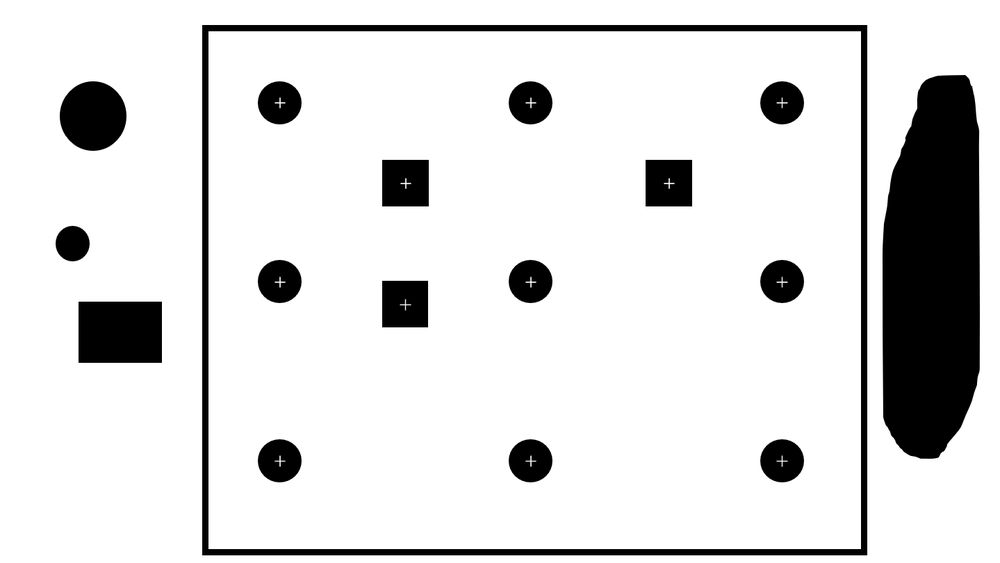
#> input picture BasedOnPython/OpenCV/AutoGetCenterCalibBoard/02.png, 1000 x 563 px, shrunk from 1439 x 810 before the run, found by its file name
$ python AutoGetCenterCalibBoard.py
#> lines starting #> are read from the running program, lines starting #| are printed output that depends on the picture; after the words box and inside, x2 and y2 are one past the last pixel; in counts of white or black regions, pixels touching at a corner belong together
import matplotlib.pyplot as plt
import numpy as np
import cv2 as cv

# 读取图像
#imgGray = cv.imread('.\\OpenCV\\CalibrationBoard.bmp', cv.IMREAD_GRAYSCALE)
imgGray = cv.imread('.\\OpenCV\\02.png', cv.IMREAD_GRAYSCALE)
#> imgGray is the input picture: shape (563, 1000); min 0, max 255, mean 220.7
#plt.imshow(imgGray, cmap ='gray')
#plt.show()

# 二值化图像
retval, imgThreshold = cv.threshold(imgGray, 128, 255, cv.THRESH_BINARY_INV | cv.THRESH_OTSU)
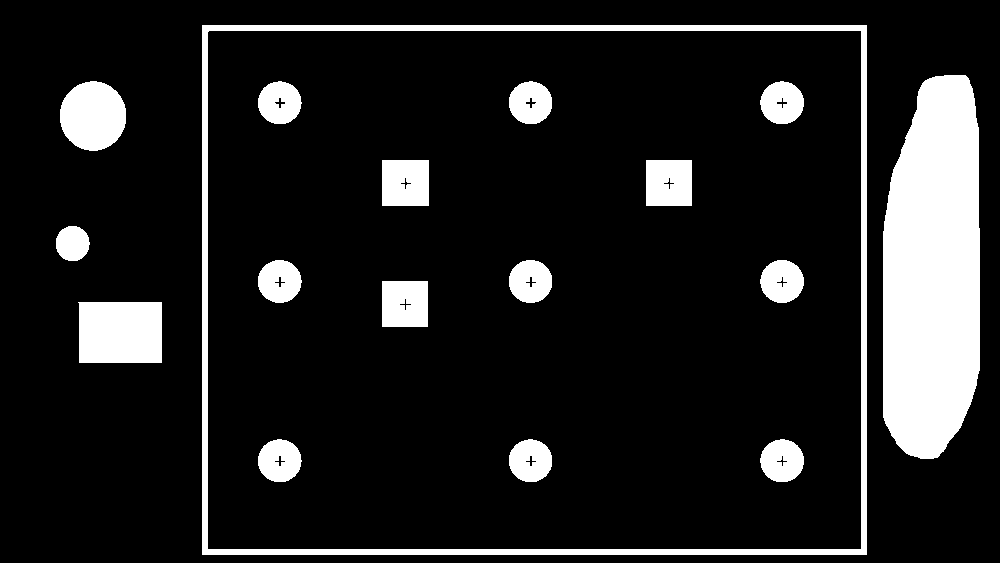
#> imgThreshold: shape (563, 1000); 13.3% white; 17 white regions
#> retval = 128
print(retval)
#| 128.0
#plt.imshow(imgThreshold, cmap ='gray')
#plt.show()

# 获取轮廓
'''
轮廓树中的每个值都包含一个四整数数组。在这种情况下，节点的向量标识中的每个部分都附加了一层特殊含义。
层次列表中的每个节点都由四个整数组成。每个数都代表在层次列表中与当前节点由特定关系的另一个节点。
而当前节点之间不存在这样的关系时，数组中的相印元素为-1

索引     含义
0        同级的下一条轮廓
1        同级的前一条轮廓
2        下级的第一个子节点
3        上级父节点

例如：
  0  1  2  3 索引
[ 1 -1 -1 -1]
[ 2  0 -1 -1]
[ 3  1 -1 -1]
'''
# 首先获取最外的轮廓
contours, hierarchy	= cv.findContours(imgThreshold, cv.RETR_EXTERNAL, cv.CHAIN_APPROX_SIMPLE)
#> contours = 5 contours; box (x1, y1, x2, y2) and area: (202, 25, 867, 555) 351256, (883, 75, 980, 459) 31486, (78, 302, 162, 363) 4920, (60, 81, 126, 151) 3536, (56, 226, 90, 261) 894
print(hierarchy)
#| [[[ 1 -1 -1 -1]
#|   [ 2  0 -1 -1]
#|   [ 3  1 -1 -1]
#|   [ 4  2 -1 -1]
#|   [-1  3 -1 -1]]]

# 面积必须大于图像尺寸的一半
imgArea = imgGray * 0.5
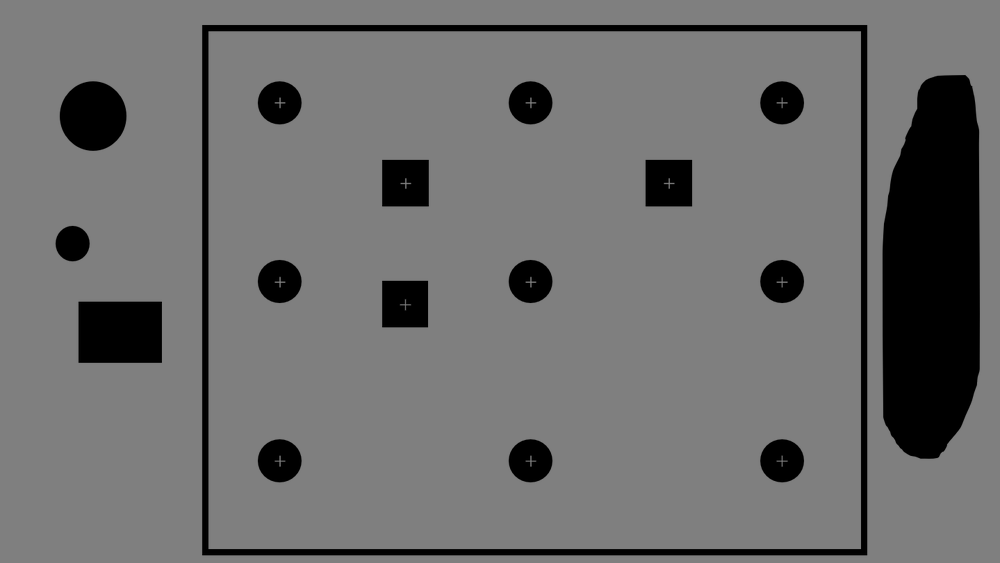
#> imgArea: shape (563, 1000) float64; min 0, max 127.5, mean 110.3
area_list = []
area_index_list = []
area_contour_list = []
for i in range(len(contours)):
    area = cv.contourArea(contour=contours[i])
#> (the run stopped early here; a loop or call above may not have finished)

$ run again, with BasedOnPython/OpenCV/AutoGetCenterCalibBoard/03.png copied over BasedOnPython/OpenCV/AutoGetCenterCalibBoard/02.png
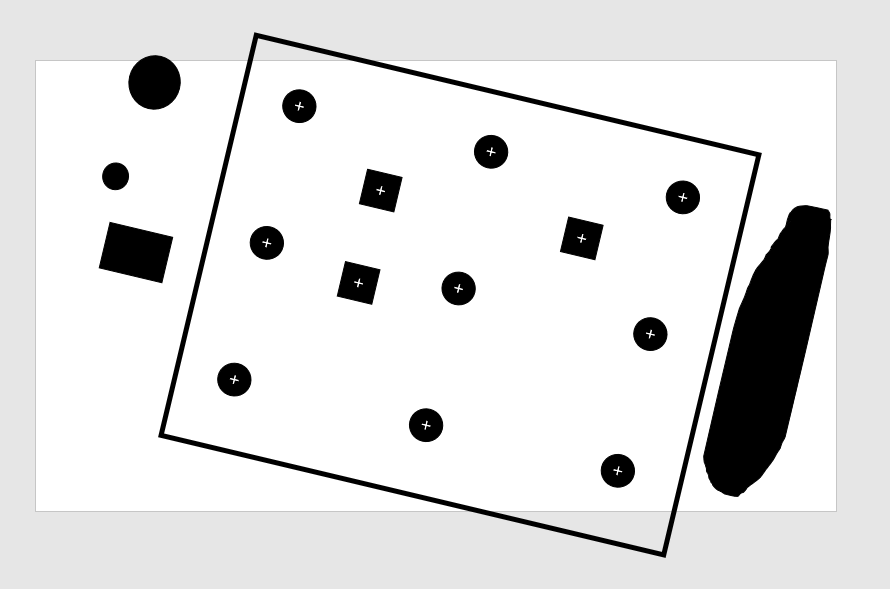
#> input picture BasedOnPython/OpenCV/AutoGetCenterCalibBoard/03.png, 890 x 589 px, found by its file name
#> imgGray is the input picture: shape (589, 890); min 0, max 255, mean 224.4
#> `retval, imgThreshold = cv.threshold(imgGray, 128, 255, cv.THRESH_BINAR..`:
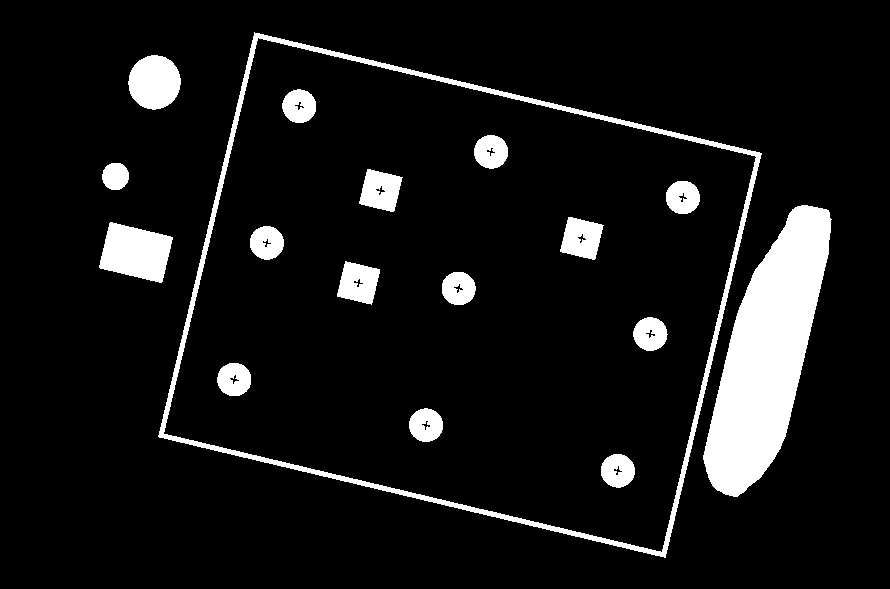
#> imgThreshold: shape (589, 890); 8.9% white; 17 white regions
#> retval = 125
#| 125.0
#> contours = 5 contours; box (x1, y1, x2, y2) and area: (158, 32, 762, 558) 216224, (703, 205, 832, 497) 19351, (99, 222, 173, 283) 3007, (128, 55, 181, 110) 2162, (102, 163, 129, 190) 547
#| [[[ 1 -1 -1 -1]
#|   [ 2  0 -1 -1]
#|   [ 3  1 -1 -1]
#|   [ 4  2 -1 -1]
#|   [-1  3 -1 -1]]]
#> `imgArea = imgGray * 0.5`:
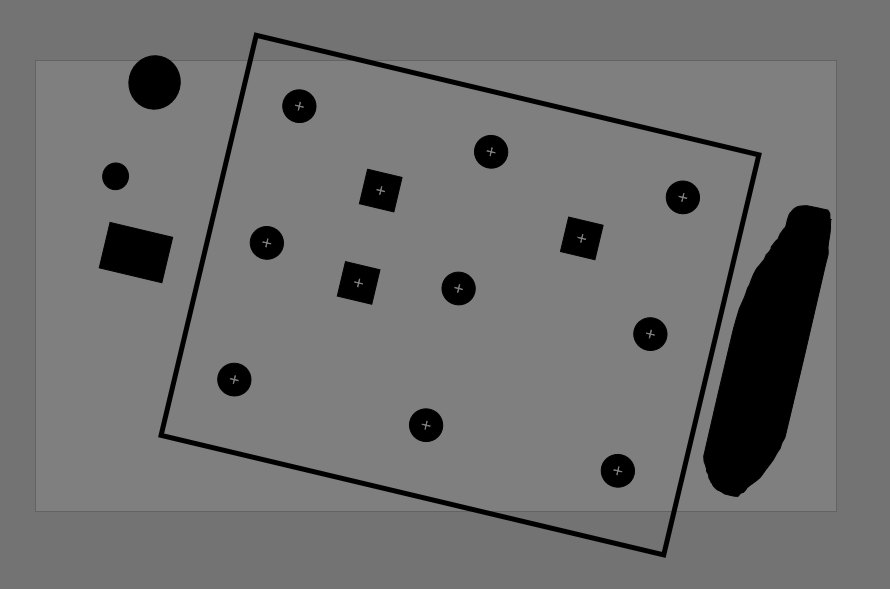
#> imgArea: shape (589, 890) float64; min 0, max 127.5, mean 112.2

$ run again, with BasedOnPython/OpenCV/AutoGetCenterCalibBoard/05.png copied over BasedOnPython/OpenCV/AutoGetCenterCalibBoard/02.png
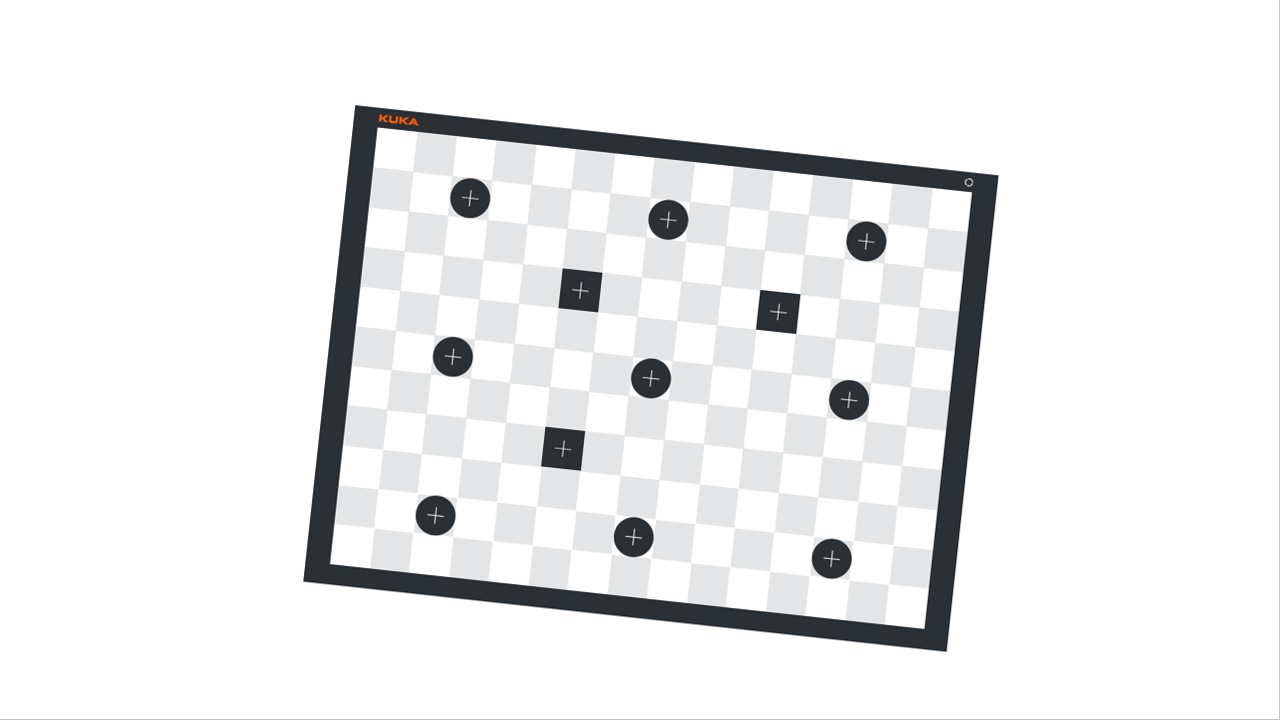
#> input picture BasedOnPython/OpenCV/AutoGetCenterCalibBoard/05.png, 1280 x 720 px, found by its file name
#> `retval, imgThreshold = cv.threshold(imgGray, 128, 255, cv.THRESH_BINAR..`:
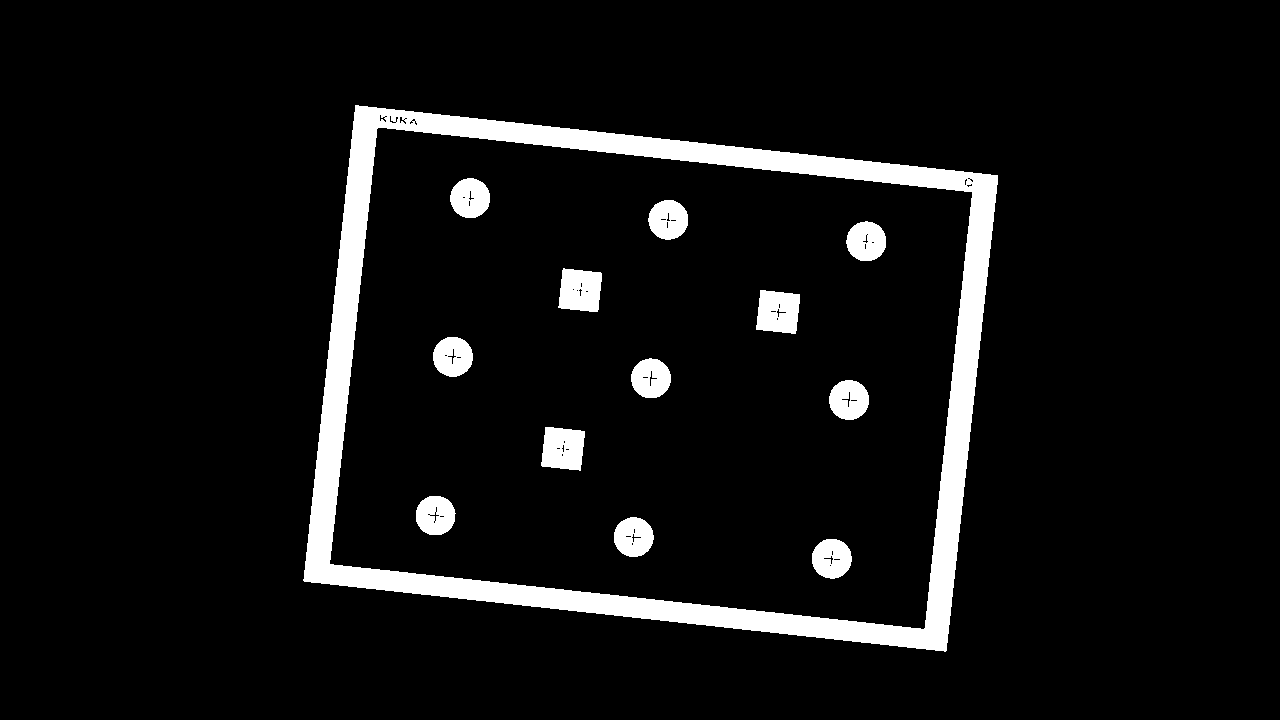
#> imgThreshold: shape (720, 1280); 6.9% white; 13 white regions
#> retval = 150
#| 150.0
#> contours = 1 contour; box (x1, y1, x2, y2) and area: (303, 105, 998, 652) 309060
#| [[[-1 -1 -1 -1]]]
#> `imgArea = imgGray * 0.5`:
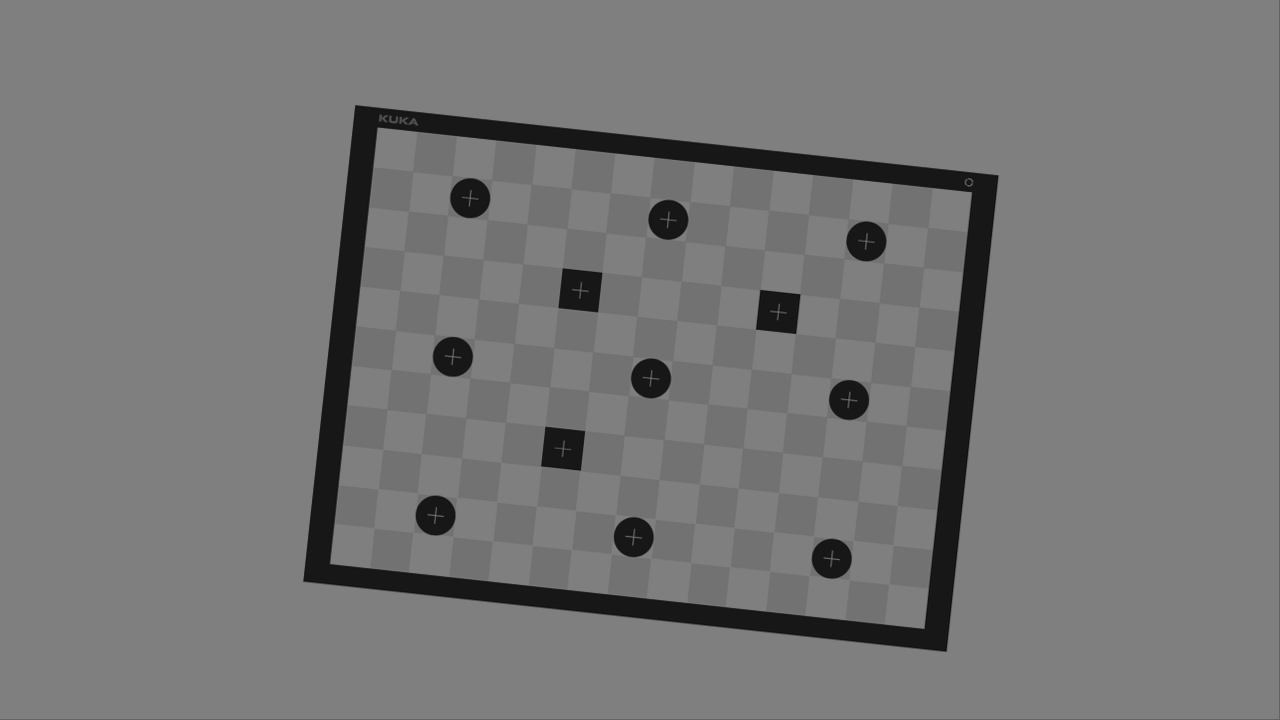
#> imgArea: shape (720, 1280) float64; min 10.5, max 127.5, mean 118.5
